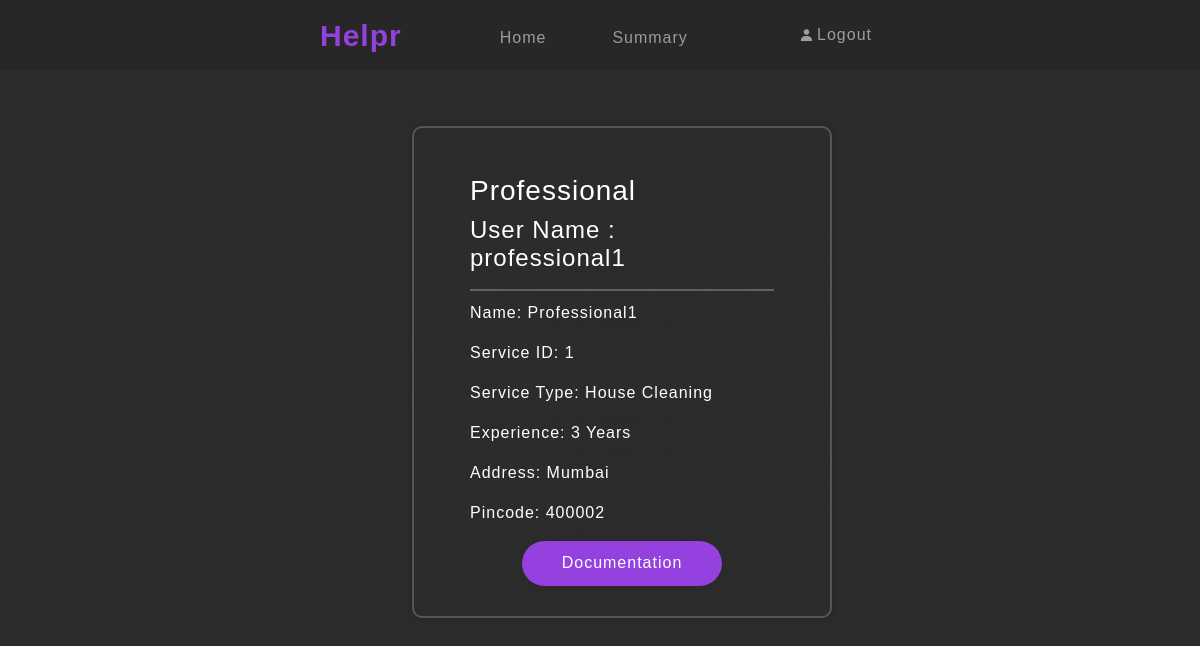
The app's page /admin_dashboard/professional_details/4 (signed in) with its own data.
### db.py (models this page shows)
class User(db.Model):
    _tablename_ = 'user'
    id = db.Column(db.Integer, primary_key=True)
    user_name = db.Column(db.String(80), unique=True, nullable=False)
    password = db.Column(db.String(80), nullable=False)
    name = db.Column(db.String(80), nullable=True)
    address = db.Column(db.String(120), nullable=True)
    pincode = db.Column(db.Integer, nullable=True)
    is_admin = db.Column(db.Boolean, default=False)
    is_professional = db.Column(db.Boolean, default=False)
    is_customer = db.Column(db.Boolean, default=False)
    is_approved = db.Column(db.Boolean, default=False)
    is_rejected = db.Column(db.Boolean, default=False)
    overall_rating = db.Column(db.Float, default=0.0)
    rating_count = db.Column(db.Integer, default=0)
    pro_file = db.Column(db.String(80), nullable=True)
    pro_experience = db.Column(db.String(120), nullable=True)
    service_id = db.Column(db.Integer, db.ForeignKey('services.id', ondelete="SET NULL"), nullable=True)
    service = db.relationship('Services', back_populates='professionals')
    customer_request = db.relationship('ServiceRequest', back_populates='customer', foreign_keys='ServiceRequest.customer_id')
    professional_request = db.relationship('ServiceRequest', back_populates='professional', foreign_keys='ServiceRequest.professional_id')

class Services(db.Model):
    _tablename_ = 'services'
    id = db.Column(db.Integer, primary_key=True)
    service_name = db.Column(db.String(80), unique=True, nullable=False)
    description = db.Column(db.String(120), nullable=True)
    base_price = db.Column(db.Integer, nullable=True)
    time_duration = db.Column(db.String(80), nullable=True)
    professionals = db.relationship('User', back_populates='service', cascade="all, delete")
    request = db.relationship('ServiceRequest', back_populates='service', cascade="all, delete-orphan")

### app.py (the view)
@app.route('/admin_dashboard/professional_details/<int:professional_id>', methods=['GET', 'POST'])
def professional_details(professional_id):
    if not session.get('is_admin'):
        flash('Session over. Login to access this page.', 'danger')
        return redirect('/login')
    professional = User.query.get_or_404(professional_id)
    return render_template('professional_details.html', professional=professional)

### templates/professional_details.html
{% extends "header.html" %} {% block title %}{{ professional.user_name }} Details{% endblock %}
{% block nav %}
<a class=" nav-link main-icon " href="/admin_dashboard" id="index">Helpr</a>
<div class="collapse navbar-collapse" id="navbarNavAltMarkup" style="padding-left: 90px; padding-top: 5PX;">
    <div class="navbar-nav" >
        <a class="nav-link wite" aria-current="page" href="/admin_dashboard" >Home</a>
    </div>
    <div class="navbar-nav" style="padding-left: 50px;">
        <a class="nav-link wite" aria-current="page" href="#" >Summary</a>
    </div>
</div>
<div class="navbar-nav wite">
    <a class="nav-link d-flex align-items-center" aria-current="page" href="/logout">
        <i class="bx bxs-user" style="margin-right: 2px; font-size: 15px"></i>
        Logout
    </a>
</div>
{% endblock %}
{% block content %}
<div class="container cntr">
    <div class="container" style="width: 600px; margin: 0 0 0 200px;position: relative; top: 80px;">
        <div class="wrapper card">
            <div class="card-body">
                <h3 class="card-title">Professional</h3>
                <h4 class="card-title">User Name : {{ professional.user_name }}</h4>
                <hr style="border: 1px solid white; margin-bottom: 10px;">
                <p class="card-text">Name: {{ professional.name }}</p>
                <p class="card-text">Service ID: {{ professional.service_id }}</p>
                <p class="card-text">Service Type: {{ professional.service.service_name }}</p>
                <p class="card-text">Experience: {{ professional.pro_experience }}</p>
                <p class="card-text">Address: {{ professional.address }}</p>
                <p class="card-text">Pincode: {{ professional.pincode }}</p>
            </div>
            <div class="cntr">
                <a href="/static/pdfs/{{ professional.pro_file }}" target="_blank" class="btn" style="width: 200px; padding-top: 10px;">Documentation</a>
            </div>
        </div>
    </div>
</div>
{% endblock %}

### static/css/styles.css (style rules this page uses)
* { margin: 0; padding: 0; box-sizing: border-box; font-family: "fredoka", sans-serif; letter-spacing: 1px; }
.main-icon { color: #9541df; font-family: "Fredoka", sans-serif; font-optical-sizing: auto; font-size: 30px; font-weight: 700; font-style: normal; font-variation-settings:"wdth" 100; }
.wite { color: rgb(155, 155, 155) }
.cntr { display: flex; justify-content: center; align-items: center; background-color: rgb(44, 44, 44) }
.wrapper { width: 420px; background: transparent; border: 2px solid rgba(255, 255, 255, 0.2); backdrop-filter: blur(100px); box-shadow: 0 0 10px rgba(0, 0, 0, 0.2); color: #fff; border-radius: 10px; padding: 30px 40px; margin-top: 8%; }
.wrapper .btn { width: 100%; height: 45px; background: #9541df; border: none; outline: none; border-radius: 40px; box-shadow: 0 0 10px rgba(0, 0, 0, 0.1); cursor: pointer; font-size: 16px; color: #fff; font-weight: 500 }

### records on screen
User: user_name "professional1", name "Professional1", service_id "1", pro_experience "3 Years", address "Mumbai", pincode "400002"
Services: service.service_name "House Cleaning"
